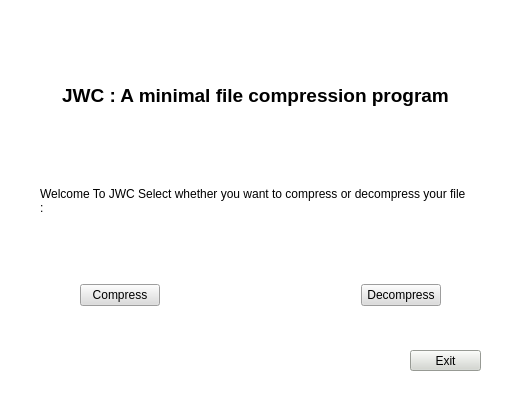
<?xml version="1.0" encoding="UTF-8"?>
<ui version="4.0">
 <class>MainWindow</class>
 <widget class="QMainWindow" name="MainWindow">
  <property name="geometry">
   <rect>
    <x>0</x>
    <y>0</y>
    <width>519</width>
    <height>413</height>
   </rect>
  </property>
  <property name="windowTitle">
   <string>MainWindow</string>
  </property>
  <property name="styleSheet">
   <string notr="true">background-color: rgb(114, 159, 207);
background-color: rgb(255, 255, 255);</string>
  </property>
  <widget class="QWidget" name="centralwidget">
   <widget class="QWidget" name="layoutWidget">
    <property name="geometry">
     <rect>
      <x>80</x>
      <y>280</y>
      <width>361</width>
      <height>31</height>
     </rect>
    </property>
    <layout class="QHBoxLayout" name="horizontalLayout">
     <item>
      <widget class="QPushButton" name="pushButton_2">
       <property name="styleSheet">
        <string notr="true">background-color: rgb(220,220,220);</string>
       </property>
       <property name="text">
        <string>Compress</string>
       </property>
      </widget>
     </item>
     <item>
      <spacer name="horizontalSpacer">
       <property name="orientation">
        <enum>Qt::Horizontal</enum>
       </property>
       <property name="sizeType">
        <enum>QSizePolicy::MinimumExpanding</enum>
       </property>
       <property name="sizeHint" stdset="0">
        <size>
         <width>10</width>
         <height>21</height>
        </size>
       </property>
      </spacer>
     </item>
     <item>
      <widget class="QPushButton" name="pushButton">
       <property name="styleSheet">
        <string notr="true">background-color: rgb(220,220,220);</string>
       </property>
       <property name="text">
        <string>Decompress</string>
       </property>
      </widget>
     </item>
    </layout>
   </widget>
   <widget class="QLabel" name="label_2">
    <property name="geometry">
     <rect>
      <x>20</x>
      <y>70</y>
      <width>471</width>
      <height>51</height>
     </rect>
    </property>
    <property name="text">
     <string>&lt;html&gt;&lt;head/&gt;&lt;body&gt;&lt;p align=&quot;center&quot;&gt;&lt;span style=&quot; font-size:14pt; font-weight:700;&quot;&gt;JWC : A minimal file compression program&lt;/span&gt;&lt;/p&gt;&lt;/body&gt;&lt;/html&gt;</string>
    </property>
   </widget>
   <widget class="QPushButton" name="pushButton_3">
    <property name="geometry">
     <rect>
      <x>410</x>
      <y>350</y>
      <width>71</width>
      <height>21</height>
     </rect>
    </property>
    <property name="styleSheet">
     <string notr="true">background-color: rgb(211, 215, 207);</string>
    </property>
    <property name="text">
     <string>Exit</string>
    </property>
   </widget>
   <widget class="QLabel" name="label_3">
    <property name="geometry">
     <rect>
      <x>40</x>
      <y>140</y>
      <width>431</width>
      <height>121</height>
     </rect>
    </property>
    <property name="text">
     <string>&lt;html&gt;&lt;head/&gt;&lt;body&gt;&lt;p align=&quot;center&quot;&gt;&lt;span style=&quot; font-size:12pt; font-weight:700;&quot;&gt;Welcome To JWC&lt;/span&gt;&lt;/p&gt;&lt;p align=&quot;center&quot;&gt;&lt;br/&gt;&lt;/p&gt;&lt;p align=&quot;center&quot;&gt;&lt;span style=&quot; font-style:italic;&quot;&gt;Select whether you want to compress or decompress your file :&lt;/span&gt;&lt;/p&gt;&lt;/body&gt;&lt;/html&gt;</string>
    </property>
    <property name="wordWrap">
     <bool>true</bool>
    </property>
   </widget>
  </widget>
  <widget class="QStatusBar" name="statusbar"/>
 </widget>
 <resources/>
 <connections/>
</ui>
